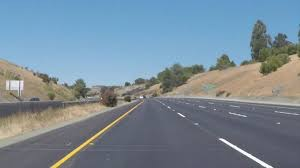
#> input picture road.jpg, 300 x 168 px
$ python Lanes.py
#> lines starting #> are read from the running program, lines starting #| are printed output that depends on the picture; after the words box and inside, x2 and y2 are one past the last pixel; in counts of white or black regions, pixels touching at a corner belong together; pictures that were not available may be replaced by others from this repository, and a replacement may not be noted
#> further down, image is the input picture: shape (168, 300, 3); mean B, G, R 151.8, 138.4, 120.9
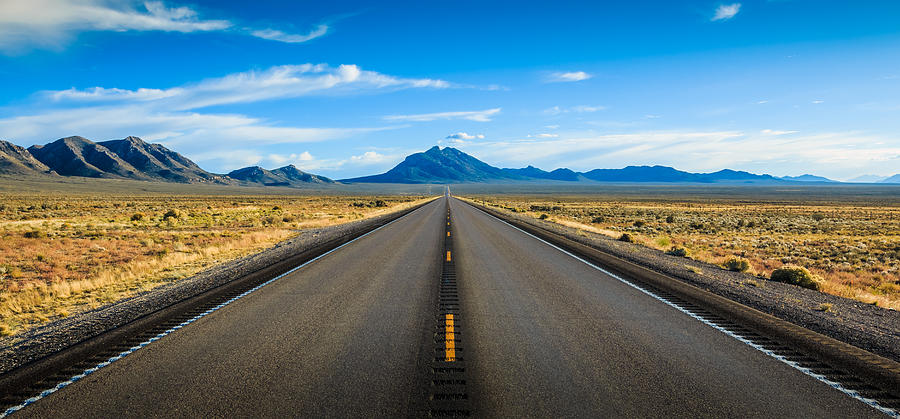
#> input picture road three.jpg, 900 x 419 px, given in place of test2.mp4, which was not available
#> further down, frame is the input picture: shape (419, 900, 3); mean B, G, R 134.2, 124.2, 96.7
import cv2
import numpy as np
#import matplotlib.pyplot as plt

def make_coordinates(image, line_parameters):
    slope, intercept = line_parameters
    y1 = image.shape[0]
    y2 = int(y1*(3/5))
    x1 = int((y1 - intercept)/slope)
    x2 = int((y2 - intercept)/slope)
    return np.array([x1,y1,x2,y2])

def average_slope_intercept(image, lines):
    left_fit = []
    right_fit = []
    for line in lines:
        x1,y1,x2,y2 = line.reshape(4)
        parameters = np.polyfit((x1, x2), (y1, y2), 1)
        slope = parameters[0]
        intercept = parameters[1]
        if slope < 0:
            left_fit.append((slope, intercept))
        else:
            right_fit.append((slope, intercept))
    left_fit_average = np.average(left_fit, axis=0)
    right_fit_average = np.average(right_fit, axis=0)
    left_line = make_coordinates(image, left_fit_average)
    right_line = make_coordinates(image, right_fit_average)
    return np.array([left_line, right_line])
    #print('left', left_fit_average)
    #print('right', right_fit_average)


def canny(image):
    #escala de grises para la copia
    gray = cv2.cvtColor(image, cv2.COLOR_RGB2GRAY)
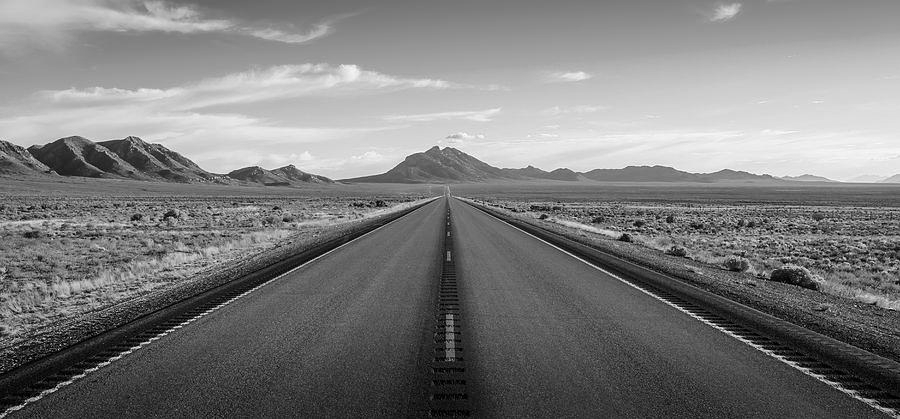
#> gray: shape (419, 900); min 0, max 254, mean 124.1
    #Difumar la imagen en escala de grises para remover el ruido generado por
    #la variacion de la intensidad de luz
    #-Este metodo es opcional si se implementa la funcion Canny ya que este
    #detecta Bordes como tal y ya viene incluido una difuminacion Gaussiana
    blur = cv2.GaussianBlur(gray, (5, 5), 0)
    #detecta los bordes tras aplicar una escala de grises y difuminacion gaussiana
    # en la misma funcion
    canny=cv2.Canny(blur, 50, 150)
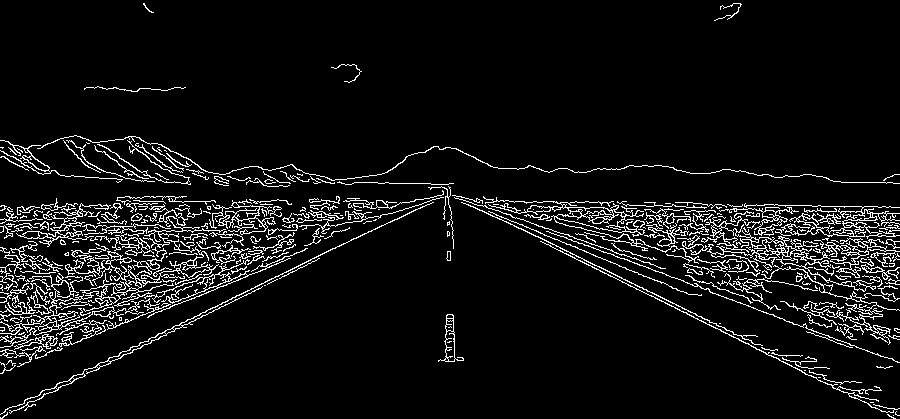
#> canny: shape (419, 900); 6.9% white in thin lines or dots
    return canny

def display_lines(image, lines):
    line_image=np.zeros_like(image)
    if lines is not None:
        for x1,y1,x2,y2 in lines:
            cv2.line(line_image, (x1, y1), (x2, y2), (255, 0, 0), 5)
            return line_image


#metodo implementado para obtener valores unicamente del area encerrada
#con el fin de reducir la cantidad de calculos
def region_of_interest(image):
    height = image.shape[0]
#> height = 419
    width = image.shape[1]
#> width = 900
    polygon = np.array([[(200, height), (1100, height), (550, 250)]])
#> polygon = [[200, 419], [1100, 419], [550, 250]]
    mask = np.zeros_like(image)
    cv2.fillPoly(mask, polygon, 255)
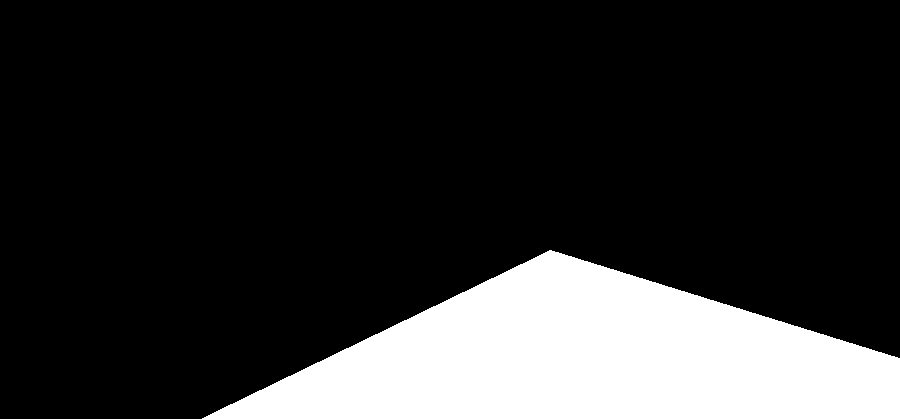
#> mask: shape (419, 900); 18.5% white; 1 white region, box (x1, y1, x2, y2) and area: (202, 250, 900, 419) 69746
    masked_image = cv2.bitwise_and(image, mask)
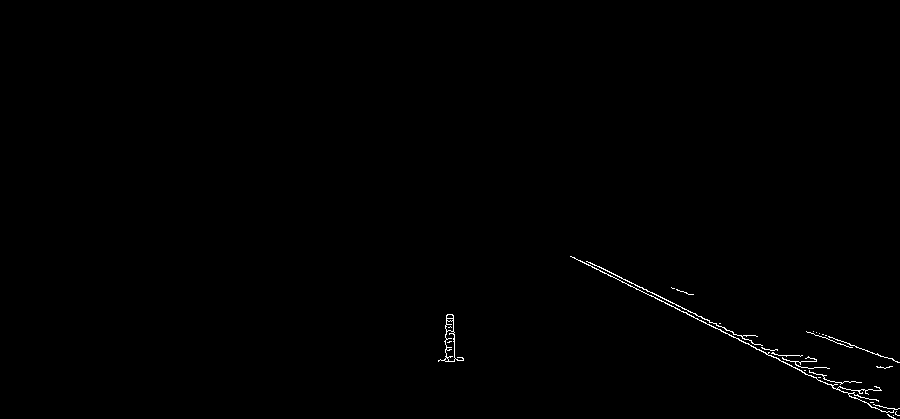
#> masked_image: shape (419, 900); 0.39% white in thin lines or dots, all inside (x1, y1, x2, y2) = (438, 256, 900, 419)
    return masked_image
#imagen Para trabajar
image = cv2.imread('road.jpg')
#Copia de imagen
lane_image = np.copy(image)

#canny_image = canny(lane_image)
#cropped_image = region_of_interest(canny_image)
#lines = cv2.HoughLinesP(cropped_image, 2, np.pi/180, 50, np.array([]), minLineLength = 40, maxLineGap=5)
#averaged_lines = average_slope_intercept(lane_image, lines)
#line_image = display_lines(lane_image, averaged_lines)
#combo_image = cv2.addWeighted(lane_image, 0.8, line_image, 1, 1)
#mostrar imagen original
#-cv2.imshow('Original', lane_image)
#mostrar imagen en escala de grises
#---cv2.imshow('GrayScale', gray)
#mostrar imagen con la difuminacion Gaussiana
#---cv2.imshow('Blur', blur)
#mostrar image con deteccion de Bordes canny
#cv2.imshow('Canny', combo_image)
#Esperar una tecla para salir
#cv2.waitKey(0)
#altern method
#plt.imshow(canny)
#plt.show()
cap = cv2.VideoCapture("test2.mp4")
while(cap.isOpened()):
    _,frame = cap.read()
    canny_image = canny(frame)
    cropped_image = region_of_interest(canny_image)
    lines = cv2.HoughLinesP(cropped_image, 2, np.pi/180, 100, np.array([]), minLineLength = 40, maxLineGap=5)
#> lines = [[570, 256, 723, 331], [586, 261, 837, 384], [743, 342, 886, 412], [590, 262, 751, 340], [707, 324, 768, 353], [850, 345, 893, 359]]
    averaged_lines = average_slope_intercept(frame, lines)
#> the loop in average_slope_intercept, `for line in lines:` made 6 passes
#> (x1, y1, x2, y2, slope, intercept) on passes 1 to 6: (570, 256, 723, 331, 0.49, -23.41), (586, 261, 837, 384, 0.49, -26.16), (743, 342, 886, 412, 0.49, -21.71), (590, 262, 751, 340, 0.484, -23.84), (707, 324, 768, 353, 0.475, -12.11), (850, 345, 893, 359, 0.326, 68.26)
#> after the loop in average_slope_intercept, `for line in lines:`: left_fit = []; right_fit = [(0.49, -23.41), (0.49, -26.16), (0.49, -21.71), (0.484, -23.84), (0.475, -12.11), (0.326, 68.26)]
#> in average_slope_intercept, `left_fit_average = np.average(left_fit, axis=0)`: left_fit_average = nan
#> in average_slope_intercept, `right_fit_average = np.average(right_fit, axis=0)`: right_fit_average = [0.459, -6.5]
#> (the run stopped early here; a loop or call above may not have finished)
